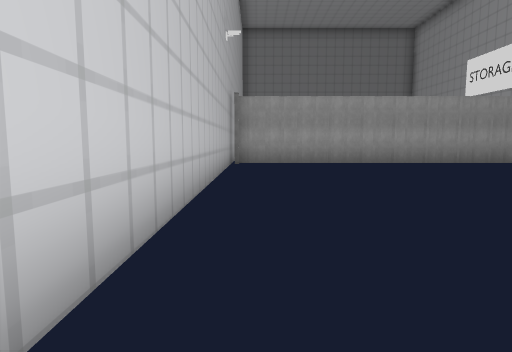
view 1 (above)

24 first-person views from a walk through a scene from a Unity 3-D project. The camera is 1.4 m above the floor, tilts 6° down and sees 75° across. The floor is counted in squares, 2 m on a side. Each view is taken from the middle of a square. On the plan, view 1 faces up. The plan holds only what a view shows up to about 10 squares ahead; the rest is blank. The place goes on beyond the plan. The player is left out.

view 2
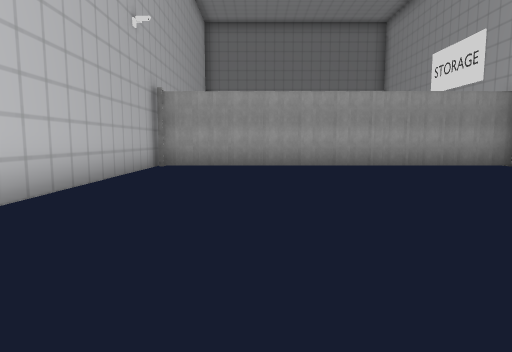

view 3
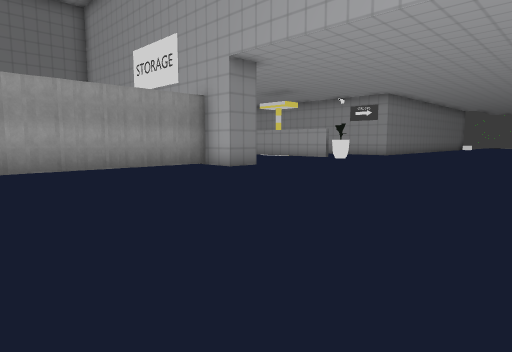

view 4
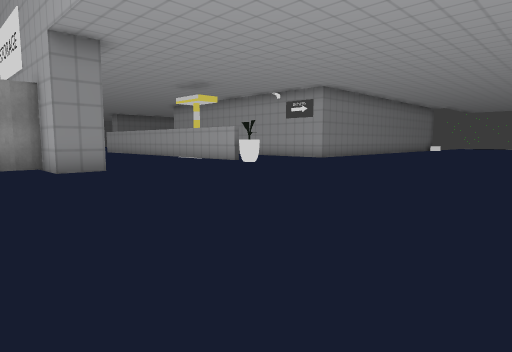

view 5
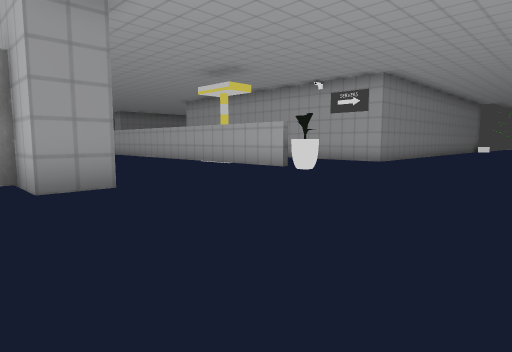

view 6
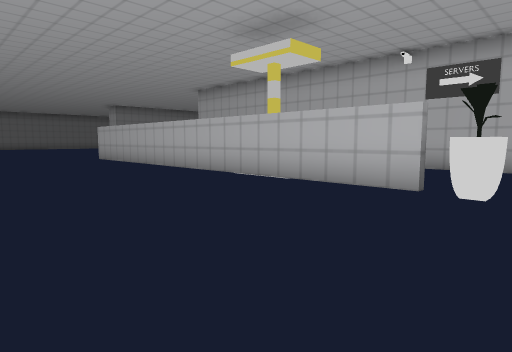

view 7
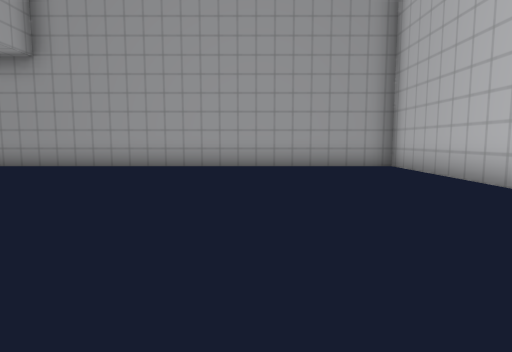

view 8
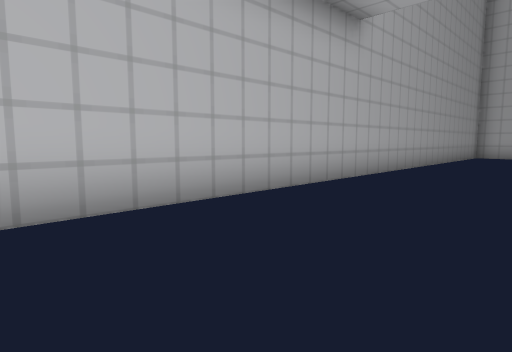

view 9
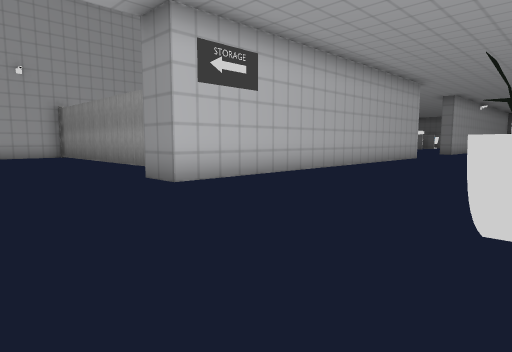

view 10
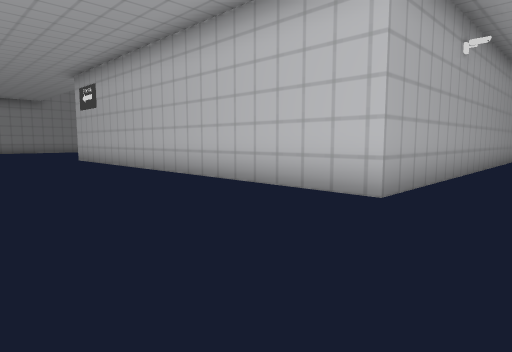

view 11
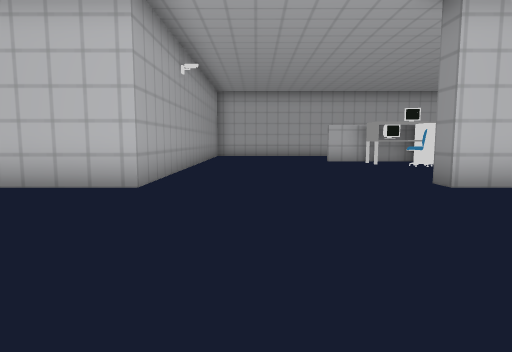

view 12
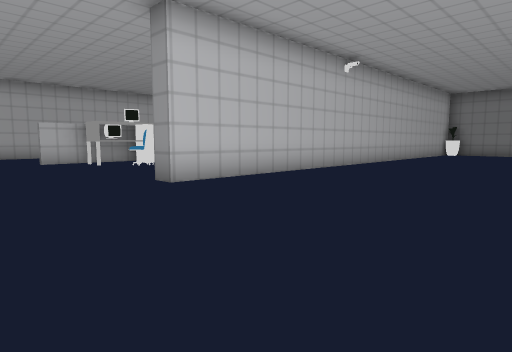

view 13
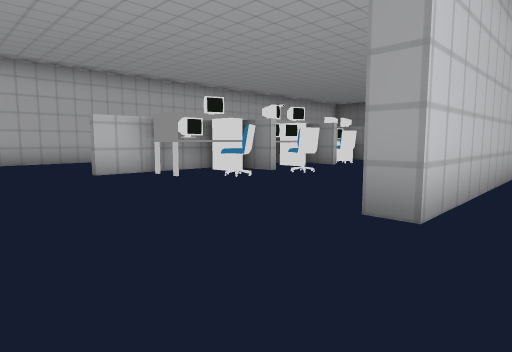

view 14
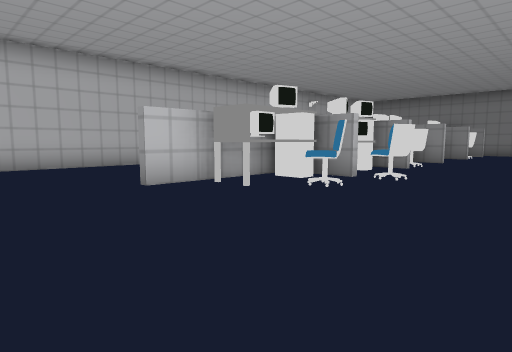

view 15
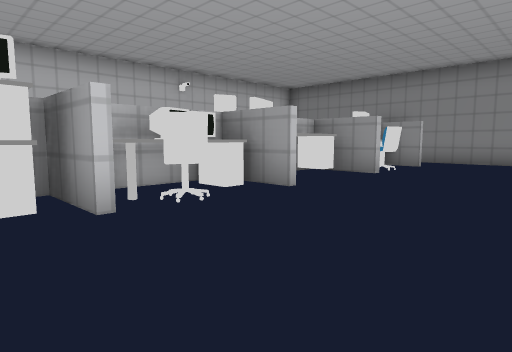

view 16
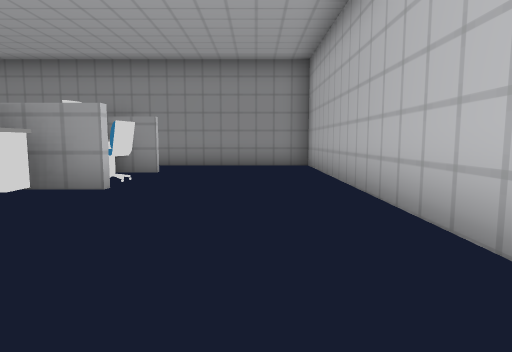

view 17
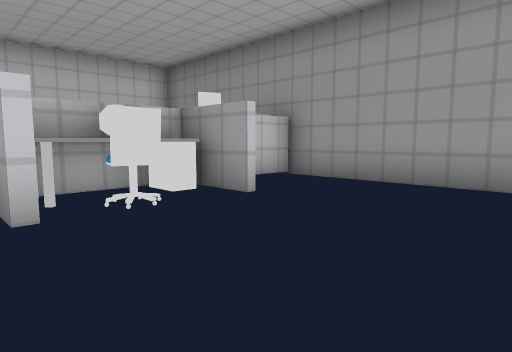

view 18
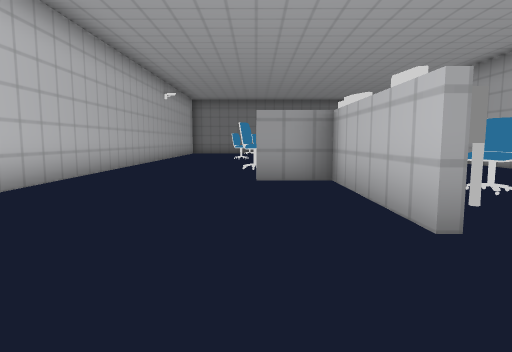

view 19
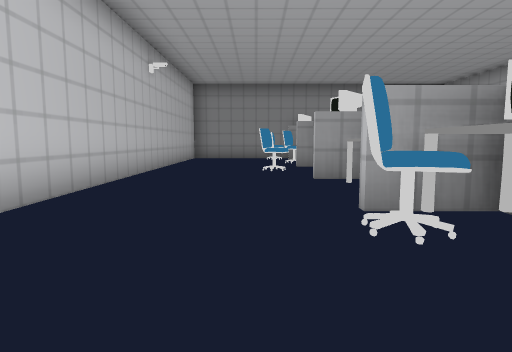

view 20
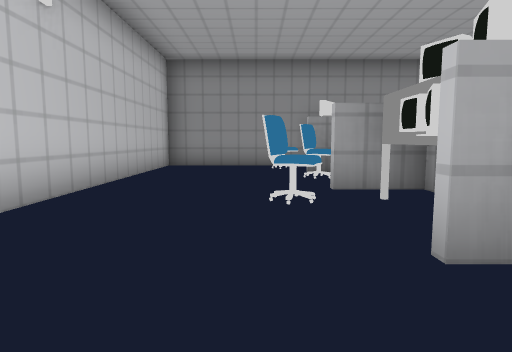

view 21
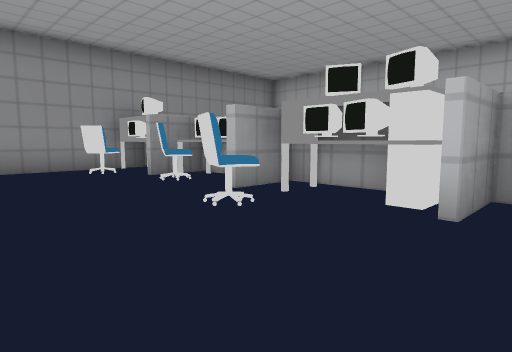

view 22
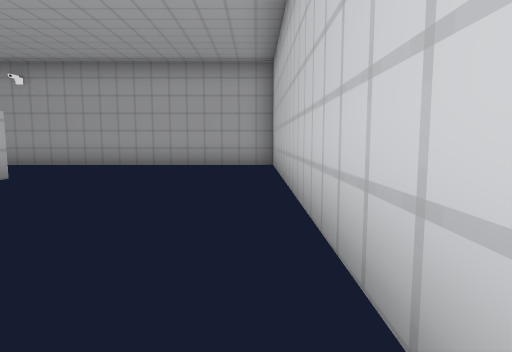

view 23
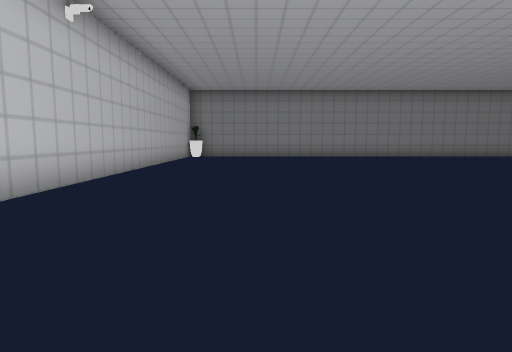

view 24
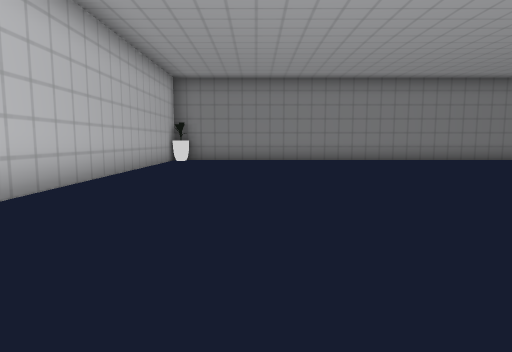

### Floor plan
Points are (right, up) in squares from view 1. A wall is a line through its corners. A room is listed if a view was taken in it or the views show most of it. See-through windows are left out.
Room 1 (views 1, 2, 3, 4, 5, 6, 7, 8, 9)
walls: (14.5, 9.5) (14.5, 17.8); (19, 9.1) (19, 11); (9, 10.1) (-0.8, 10.1); (7.4, 10.3) (6.1, 10.1); (6, 10) (3.8, 10.3); (5.6, 10.3) (3.3, 10); (3.1, 10) (0.9, 10.3); (2.7, 10.3) (0.4, 10); (10, 20.2) (10, 9) (9, 9) (9, 10.1) (7.5, 10.3); (-0.8, 10.5) (-0.8, -0.2) (14.6, -0.2)
ways out: opening at (14.5, 20.5) to room 2
objects: plant (15, 9)
Room 2 (views 10, 11, 12, 13, 14, 15, 16, 17, 18, 19, 20, 21, 22, 23, 24)
walls: (9.5, 32.9) (9.5, 40.6) (-0.5, 40.6) (-0.5, 20.2) (10, 20.2); (6, 30) (3, 30); (5.6, 27.5) (5, 27.5); (10, 38) (10, 24.9) (9.4, 24.9); (6, 32.7) (4.5, 32.7); (4.5, 26.8) (4.5, 24.2); (4.3, 24.2) (4.3, 27.5) (3, 27.5); (4.3, 34.4) (4.3, 35.5); (4.2, 34.9) (3.5, 34.9); (6, 37.9) (3, 37.9); (4.2, 40.1) (3.4, 40.1); (4.5, 40.6) (4.5, 39.5)
low walls: (9.5, 30.5) (9.5, 31)
ways out: opening at (14.5, 20.5) to room 1
objects: chair (2, 35) to (3, 35); chair (3, 29); desk (3, 34); chair (3, 37); chair (3, 39); desk (4, 31) to (4, 32); monitor (4, 33); monitor (4, 34); monitor (4, 36); other object (4, 37); desk (4, 39); monitor (5, 26); desk (5, 27); monitor (5, 31); monitor (5, 32); desk (5, 34) to (5, 35); desk (5, 36); monitor (5, 37); chair (6, 26); chair (6, 28); desk (6, 29); chair (6, 31); chair (6, 36) to (6, 37)

Positions as (right, up) in squares from view 1, and headings:
1: (0, 0), facing up
2: (2, 1), facing up
3: (3, 2), facing up-right
4: (7, 1), facing up-right
5: (8, 4), facing up-right
6: (10, 8), facing up-right
7: (3, 9), facing down
8: (15, 3), facing down-left
9: (15, 6), facing up-left
10: (14, 22), facing down-left
11: (15, 22), facing left
12: (15, 22), facing up-left
13: (11, 22), facing up-left
14: (9, 22), facing up-left
15: (9, 29), facing up-left
16: (8, 31), facing up
17: (9, 35), facing up-left
18: (3, 22), facing up
19: (2, 27), facing up
20: (2, 31), facing up
21: (0, 32), facing up-right
22: (0, 30), facing down
23: (13, 25), facing up
24: (13, 28), facing up
